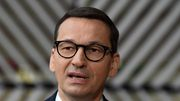
#> input picture project/server/templates/67a2f661-2e21-44e5-98e3-e177fc415633_w180_r1.778_fpx43_fpy36.jpg, 180 x 101 px
$ python thumbnailer.py --input server/templates/67a2f661-2e21-44e5-98e3-e177fc415633_w180_r1.778_fpx43_fpy36.jpg server/templates/67a2f661-2e21-44e5-98e3-e177fc415633_w180_r1.778_fpx43_fpy36.jpg
#> lines starting #> are read from the running program, lines starting #| are printed output that depends on the picture
#!/usr/bin/env python3

import argparse
import re
from pathlib import Path

from PIL.Image import Resampling
from PIL import Image

from enum import IntEnum


class Season(IntEnum):
    CLASSIC = 1
    CENTERED = 2


class Thumbnailer:
    def __init__(self, mode: Season, size):
        self.mode = mode
        self.size = size

    def __repr__(self):
        return '({!r}, {!r})'.format(
            self.size,
            str(self.mode),
        )

    def thumbnail_image(self, image):
        if self.mode == Season.CLASSIC:
            image.thumbnail(self.size, Resampling.LANCZOS)
            return image
        elif self.mode == Season.CENTERED:
            image.thumbnail(self.size, Resampling.LANCZOS)

            thumbnail_size = image.size

            offset = (
                (self.size[0] // 2) - (thumbnail_size[0] // 2),
                (self.size[1] // 2) - (thumbnail_size[1] // 2),
            )

            transparent_thumbnail = Image.new("RGBA", self.size, (0, 0, 0, 0))
            transparent_thumbnail.paste(image, offset)

            return transparent_thumbnail

    # [19 lines of commented-out code are left out]

    def thumbnail(self, image=None, filename=None, file_input=None, file_output=None):

        if image:
            image = self.thumbnail_image(image)
            return image

        if filename:
            image = Image.open(filename)
            image = self.thumbnail_image(image)
            image.save(filename, image.format)

            return image

        if file_input and file_output:
            image = Image.open(file_input)
#> image is the input picture: PIL image 180x101 RGB; mean R, G, B 104.2, 93.8, 86.6
            image = self.thumbnail_image(image)
#> in thumbnail_image, `image.thumbnail(self.size, Resampling.LANCZOS)`:
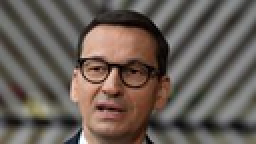
#> image: PIL image 128x72 RGB (shown 2 times larger); mean R, G, B 104.2, 93.9, 86.6
            image.save(file_output, image.format)
            return image

        raise ValueError("Unknown parameter combination")


def convert_file_list(thumbnailer: Thumbnailer, files):

    for infile in files:

        filename_in = Path(infile)
        filename_out = filename_in.with_suffix('.t.png')

        print("'{}'->'{}' {!r}".format(filename_in, filename_out, thumbnailer))

        thumbnailer.thumbnail(file_input=filename_in,
                              file_output=filename_out)


def get_thumbnail_size(cli_size_parameter: str):

    image_parameter = (128, 128)

    if cli_size_parameter:
        match = re.match(r'^(\d+)x(\d+)$', cli_size_parameter)
        image_parameter = (int(match.group(1)), int(match.group(2)))

    return image_parameter


def get_thumbnail_mode(cli_mode_parameter: str):

    if cli_mode_parameter == 'classic':
        return Season.CLASSIC

    if cli_mode_parameter == 'centered':
        return Season.CENTERED


def cli_entrypoint():
    parser = argparse.ArgumentParser()
    parser.add_argument('-i', '--input', help='display a square of a given number',
                        type=str)
    parser.add_argument('-o', '--output', help='display a square of a given number',
                        type=str)
    parser.add_argument('-s', '--size', help='display a square of a given number',
                        type=str, default='128x128')

    parser.add_argument('-m', '--mode', type=str, default='classic', choices=['classic', 'centered'])

    parser.add_argument('files', nargs='*')

    args = parser.parse_args()

    thumbnailer = Thumbnailer(
        mode=get_thumbnail_mode(args.mode),
        size=get_thumbnail_size(args.size)
    )

    if args.files:
        convert_file_list(thumbnailer, args.files)

    if args.input and args.output:
        print("'{}'->'{}' {!r}".format(args.input, args.output, thumbnailer))
        thumbnailer.thumbnail(
            file_input=args.input,
            file_output=args.output,
        )


if __name__ == "__main__":
    cli_entrypoint()
